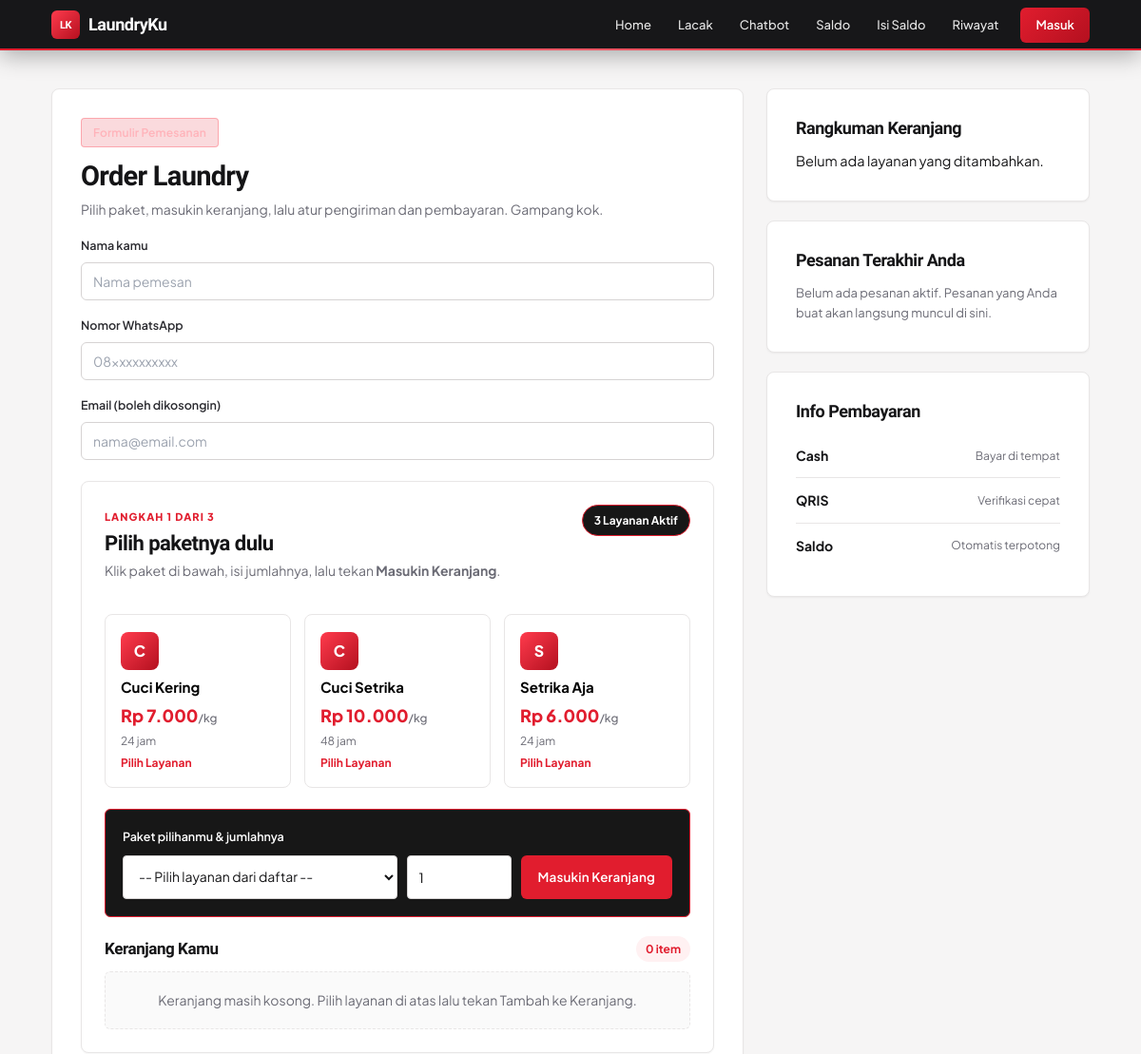
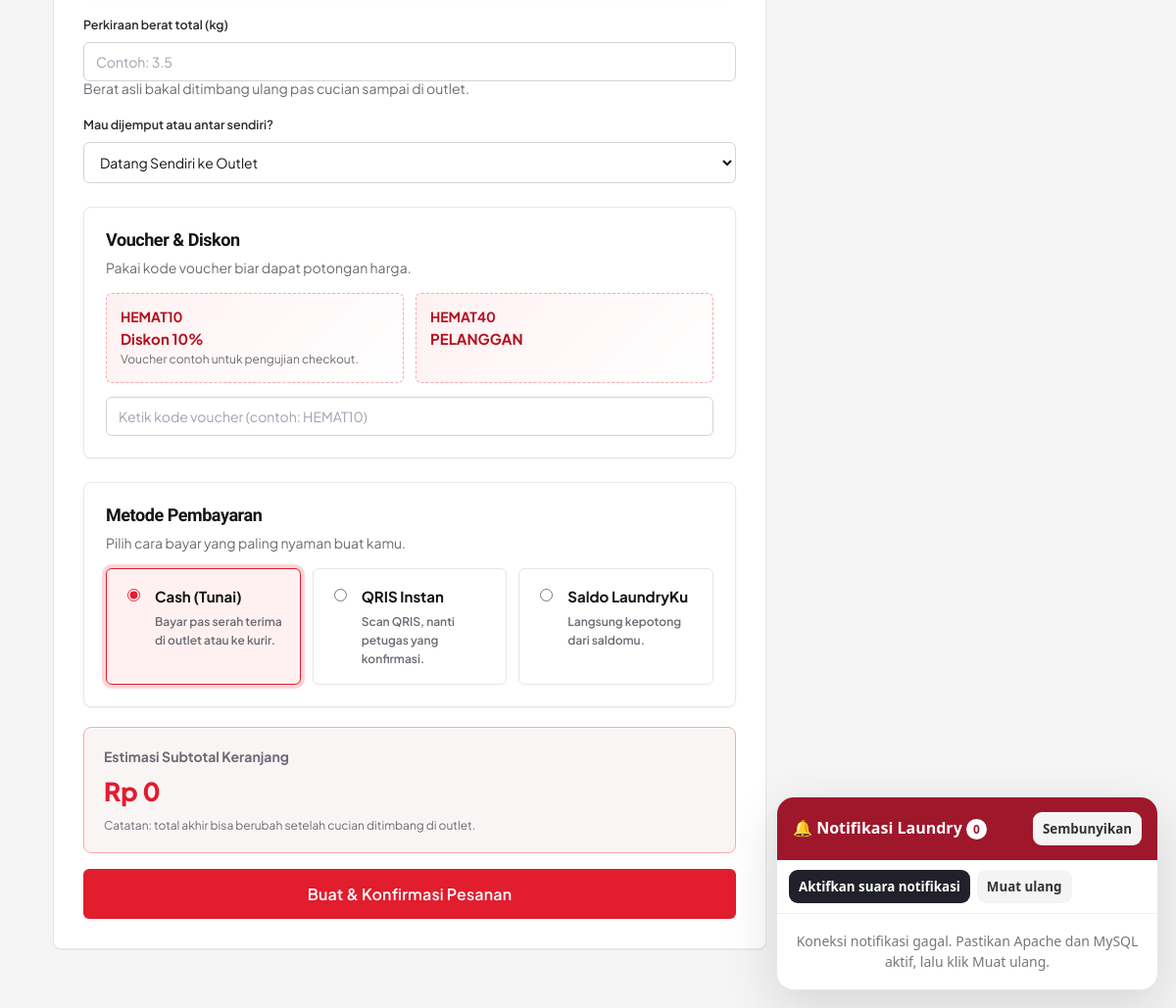
Page /laundry/pesan.php on the committed database (2 pictures, top to bottom).
### tables this page shows
CREATE TABLE `layanan` (
  `id_layanan` int(11) NOT NULL,
  `nama_layanan` varchar(100) NOT NULL,
  `harga` decimal(12,2) NOT NULL DEFAULT 0.00,
  `satuan` varchar(30) DEFAULT 'kg',
  `estimasi_jam` int(11) DEFAULT 24,
  `deskripsi` text DEFAULT NULL,
  `status` enum('aktif','nonaktif') DEFAULT 'aktif',
  `created_at` timestamp NOT NULL DEFAULT current_timestamp()
);

CREATE TABLE `voucher` (
  `id_voucher` int(11) NOT NULL,
  `kode` varchar(50) NOT NULL,
  `nama` varchar(100) NOT NULL,
  `deskripsi` text DEFAULT NULL,
  `jenis_diskon` enum('persen','nominal') DEFAULT 'nominal',
  `nilai_diskon` decimal(12,2) DEFAULT 0.00,
  `minimal_transaksi` decimal(12,2) DEFAULT 0.00,
  `maksimal_diskon` decimal(12,2) DEFAULT NULL,
  `tanggal_mulai` datetime NOT NULL,
  `tanggal_berakhir` datetime NOT NULL,
  `syarat_topup` decimal(12,2) DEFAULT 0.00,
  `status` enum('aktif','nonaktif') DEFAULT 'aktif'
);

### laundry/pesan.php (the view, shortened to what this page needs)
<?php
require_once __DIR__ . '/config/koneksi.php';
$conn->query("CREATE TABLE IF NOT EXISTS tarif_antar_jemput (id_tarif INT AUTO_INCREMENT PRIMARY KEY, jarak_min DECIMAL(6,2) NOT NULL DEFAULT 0, jarak_max DECIMAL(6,2) NOT NULL DEFAULT 0, minimal_kg DECIMAL(6,2) NOT NULL DEFAULT 0, tarif DECIMAL(12,2) NOT NULL DEFAULT 0, status VARCHAR(20) NOT NULL DEFAULT 'aktif') ENGINE=InnoDB DEFAULT CHARSET=utf8mb4");
$cntTarif=$conn->query("SELECT COUNT(*) c FROM tarif_antar_jemput");
if($cntTarif&&(int)$cntTarif->fetch_assoc()['c']===0){
  $conn->query("INSERT INTO tarif_antar_jemput(jarak_min,jarak_max,minimal_kg,tarif,status) VALUES (0,3,2,5000,'aktif'),(3,6,3,8000,'aktif'),(6,10,5,12000,'aktif')");
}
$sessUser=null;
function rupiah($n){return 'Rp '.number_format((float)$n,0,',','.');}
$layananRows=$conn->query("SELECT * FROM layanan WHERE LOWER(TRIM(status))='aktif' ORDER BY id_layanan")->fetch_all(MYSQLI_ASSOC);
$vouchers=$conn->query("SELECT * FROM voucher WHERE status='aktif' AND tanggal_mulai<=NOW() AND tanggal_berakhir>=NOW() ORDER BY id_voucher")->fetch_all(MYSQLI_ASSOC);
$myOrders=[];
?>
<!doctype html>
<html lang="id">
<head>
  <link rel="stylesheet" href="assets/css/style.css">
  <link rel="stylesheet" href="assets/css/theme-pro.css?v=3">
</head>
<body>
<nav class="public-nav">
  <div class="nav-inner">
    <a class="brand" href="index.php">LaundryKu</a>
    <div class="nav-links">
      <a href="index.php">Home</a>
      <a href="tracking.php">Lacak</a>
      <a href="chatbot.php">Chatbot</a>
      <a href="saldo.php">Saldo</a>
      <a href="topup.php">Isi Saldo</a>
      <a href="riwayat.php">Riwayat</a>
      <?php if($sessUser): ?>
        <a href="pelanggan/index.php">Dashboard</a>
        <a href="auth/logout.php" class="admin-link">Keluar</a>
      <?php else: ?>
        <a href="auth/login.php" class="admin-link">Masuk</a>
      <?php endif; ?>
    </div>
  </div>
</nav>
<main class="container">
  <div class="order-layout">
    <div class="panel">
      <span class="pill">Formulir Pemesanan</span>
      <h1 style="margin:12px 0 6px">Order Laundry</h1>
      <p class="muted">Pilih paket, masukin keranjang, lalu atur pengiriman dan pembayaran. Gampang kok.</p>
      <form method="post" id="orderForm">
        <label for="nama">Nama kamu</label>
        <input id="nama" name="nama" required value="<?=htmlspecialchars($_POST['nama']??($sessUser['nama']??''))?>" placeholder="Nama pemesan">
        <label for="no_hp">Nomor WhatsApp</label>
        <input id="no_hp" name="no_hp" required inputmode="tel" value="<?=htmlspecialchars($_POST['no_hp']??($sessUser['no_hp']??''))?>" placeholder="08xxxxxxxxxx">
        <label for="email">Email (boleh dikosongin)</label>
        <input id="email" type="email" name="email" value="<?=htmlspecialchars($_POST['email']??($sessUser['email']??''))?>" placeholder="nama@email.com">
        <div class="cart-builder service-picker-panel">
          <div class="service-picker-heading">
            <div>
              <span class="section-kicker">LANGKAH 1 DARI 3</span>
              <h2>Pilih paketnya dulu</h2>
              <p class="muted">Klik paket di bawah, isi jumlahnya, lalu tekan <b>Masukin Keranjang</b>.</p>
            </div>
            <span class="service-count"><?=count($layananRows)?> Layanan Aktif</span>
          </div>
          <?php if(count($layananRows) > 0): ?>
            <div class="service-choice-grid" id="serviceChoiceGrid">
              <?php foreach($layananRows as $x): ?>
                <button type="button" class="service-choice" data-service-id="<?=$x['id_layanan']?>" aria-pressed="false" onclick="chooseService('<?=$x['id_layanan']?>')">
                  <span class="service-choice-icon" aria-hidden="true"><?=htmlspecialchars(mb_strtoupper(mb_substr($x['nama_layanan'], 0, 1)))?></span>
                  <span class="service-choice-name"><?=htmlspecialchars($x['nama_layanan'])?></span>
                  <strong class="service-choice-price"><?=rupiah($x['harga'])?><small>/<?=htmlspecialchars($x['satuan'])?></small></strong>
                  <?php if(isset($x['estimasi_jam'])): ?>
                    <span class="service-choice-time"><?=$x['estimasi_jam']?> jam</span>
                  <?php endif; ?>
                  <span class="service-choice-check">Pilih Layanan</span>
                </button>
              <?php endforeach; ?>
            </div>
            <div class="service-select-row">
              <label for="servicePicker">Paket pilihanmu & jumlahnya</label>
              <div class="add-row">
                <select id="servicePicker" required>
                  <option value="">-- Pilih layanan dari daftar --</option>
                </select>
                <input type="number" id="qtyPicker" min="0.1" step="0.1" value="1" aria-label="Jumlah layanan" placeholder="Qty">
                <button type="button" class="btn" onclick="addToCart()">Masukin Keranjang</button>
              </div>
            </div>
          <?php else: ?>
            <div class="cart-empty">Belum ada layanan aktif yang dapat dipilih saat ini.</div>
          <?php endif; ?>
          <div class="cart-heading">
            <h3>Keranjang Kamu</h3>
            <span id="cartCount">0 item</span>
          </div>
          <div id="cartEmpty" class="cart-empty muted">
            Keranjang masih kosong. Pilih layanan di atas lalu tekan Tambah ke Keranjang.
          </div>
        </div>
        <label for="berat">Perkiraan berat total (kg)</label>
        <input type="number" step="0.1" min="0.1" name="berat_estimasi" id="berat" required value="<?=htmlspecialchars($_POST['berat_estimasi']??'')?>" placeholder="Contoh: 3.5">
        <small class="muted" style="display:block;margin-top:-4px;margin-bottom:12px">Berat asli bakal ditimbang ulang pas cucian sampai di outlet.</small>
        <label for="metode">Mau dijemput atau antar sendiri?</label>
        <select name="metode_pengiriman" id="metode">
          <option value="datang_sendiri" <?=(($_POST['metode_pengiriman']??'')==='datang_sendiri'?'selected':'')?>>Datang Sendiri ke Outlet</option>
        </select>
        <section id="voucher" class="checkout-box">
          <h2>Voucher & Diskon</h2>
          <p class="muted">Pakai kode voucher biar dapat potongan harga.</p>
          <?php if(count($vouchers) > 0): ?>
            <div class="voucher-list">
              <?php foreach($vouchers as $v): ?>
                <button type="button" class="voucher-card" onclick="useVoucher('<?=htmlspecialchars($v['kode'],ENT_QUOTES)?>')">
                  <b><?=htmlspecialchars($v['kode'])?></b>
                  <strong><?=htmlspecialchars($v['nama'])?></strong>
                  <span><?=htmlspecialchars($v['deskripsi'])?></span>
                </button>
              <?php endforeach; ?>
            </div>
          <?php endif; ?>
          <input name="kode_voucher" id="kodeVoucher" placeholder="Ketik kode voucher (contoh: HEMAT10)" value="<?=htmlspecialchars($_POST['kode_voucher']??'')?>">
        </section>
        <section id="pembayaran" class="checkout-box">
          <h2>Metode Pembayaran</h2>
          <p class="muted">Pilih cara bayar yang paling nyaman buat kamu.</p>
          <div class="payment-grid">
            <label class="pay-option">
              <input type="radio" name="metode_bayar" value="cash" <?=(($_POST['metode_bayar']??'cash')==='cash'?'checked':'')?>>
              <span>
                <b>Cash (Tunai)</b>
                <small>Bayar pas serah terima di outlet atau ke kurir.</small>
              </span>
            </label>
            <label class="pay-option">
              <input type="radio" name="metode_bayar" value="qris" <?=(($_POST['metode_bayar']??'')==='qris'?'checked':'')?>>
              <span>
                <b>QRIS Instan</b>
                <small>Scan QRIS, nanti petugas yang konfirmasi.</small>
              </span>
            </label>
            <label class="pay-option">
              <input type="radio" name="metode_bayar" value="saldo" <?=(($_POST['metode_bayar']??'')==='saldo'?'checked':'')?>>
              <span>
                <b>Saldo LaundryKu</b>
                <small>Langsung kepotong dari saldomu.</small>
              </span>
            </label>
          </div>
        </section>
        <div class="summary">
          <b>Estimasi Subtotal Keranjang</b>
          <div id="totalPreview">Rp 0</div>
          <p>Catatan: total akhir bisa berubah setelah cucian ditimbang di outlet.</p>
        </div>
        <button class="btn full" type="submit" style="font-size:16px;padding:15px">
          Buat & Konfirmasi Pesanan
        </button>
      </form>
    </div>
    <aside>
      <div class="panel">
        <h2 style="font-size:18px;margin-bottom:12px">Rangkuman Keranjang</h2>
        <div id="sideCart" class="side-cart">Belum ada layanan yang ditambahkan.</div>
      </div>
      <div class="panel" id="pesanan-saya" style="margin-top:20px">
        <h2 style="font-size:18px;margin-bottom:12px">Pesanan Terakhir Anda</h2>
        <?php if(!$myOrders): ?>
          <p class="muted" style="margin:0;font-size:13px">Belum ada pesanan aktif. Pesanan yang Anda buat akan langsung muncul di sini.</p>
        <?php endif; ?>
      </div>
      <div class="panel" style="margin-top:20px">
        <h2 style="font-size:18px;margin-bottom:12px">Info Pembayaran</h2>
        <div class="method-line">
          <b>Cash</b>
          <span>Bayar di tempat</span>
        </div>
        <div class="method-line">
          <b>QRIS</b>
          <span>Verifikasi cepat</span>
        </div>
        <div class="method-line">
          <b>Saldo</b>
          <span>Otomatis terpotong</span>
        </div>
      </div>
    </aside>
  </div>
</main>
</body>
</html>

### laundry/assets/css/theme-pro.css (style rules this page uses)
:root { --brand: #e11d2e; --brand-dark: #b4101f; --brand-light: #fff1f2; --brand-glow: rgba(225, 29, 46, .18); --brand-border: #f9a8ae; --ink: #141416; --ink-deep: #09090b; --ink-soft: #2b2b30; --muted: #6b6b75; --muted-light: #9a9aa5; --line: #e8e6e6; --line-dark: #2a2a2f; --canvas: #f6f5f5; --surface: #fff; --shadow-sm: 0 1px 3px rgba(9, 9, 11, .06); --shadow-md: 0 8px 20px rgba(9, 9, 11, .08); --shadow-lg: 0 18px 40px rgba(9, 9, 11, .13); --shadow-brand: 0 10px 26px rgba(225, 29, 46, .32); --radius-md: 12px; --radius-lg: 16px; --radius-xl: 22px; }
body { font-family: 'Plus Jakarta Sans', system-ui, 'Segoe UI', sans-serif; background: var(--canvas); color: var(--ink); }
h1, h2, h3, .brand, .side-brand, .service-price, .admin-stat strong, .stat strong, .cashier-stat strong { font-family: 'Bricolage Grotesque', 'Plus Jakarta Sans', sans-serif; letter-spacing: -.025em; }
.public-nav { background: rgba(9, 9, 11, .94); border-bottom: 0; box-shadow: 0 6px 24px rgba(0, 0, 0, .3); }
.public-nav::after { content: ""; position: absolute; left: 0; right: 0; bottom: 0; height: 3px; background: linear-gradient(90deg, #e11d2e, #ff5a67 50%, #e11d2e); }
.brand { color: #fff !important; font-size: 22px; }
.brand::before { background: linear-gradient(135deg, #ff3b4d, #b4101f); border-radius: 11px; box-shadow: var(--shadow-brand); }
.nav-links a { color: #d6d6dc; border-radius: 999px; font-weight: 600; }
.nav-links .admin-link { background: var(--brand); color: #fff; box-shadow: 0 4px 14px rgba(225, 29, 46, .4); }
.btn, .primary-btn, .small-btn.primary, .cashier-btn, .manage-submit { background: linear-gradient(135deg, #f0283a, #c4111f); color: #fff; border: 0; border-radius: 999px; font-weight: 700; box-shadow: 0 6px 16px rgba(225, 29, 46, .3); transition: transform .15s, box-shadow .2s; }
.pill { background: rgba(225, 29, 46, .16); color: #ffb3ba; border: 1px solid rgba(255, 90, 103, .4); border-radius: 999px; font-weight: 600; }
.service-card, .feature-card, .panel, .admin-card, .quick-card, .history-card, .track-box, .checkout-box, .manage-panel, .cashier-panel { background: var(--surface); border: 1px solid var(--line); border-radius: var(--radius-lg); box-shadow: var(--shadow-sm); }
.service-icon, .service-choice-icon { background: linear-gradient(135deg, #ff3b4d, #b4101f); color: #fff; border-radius: 14px; box-shadow: 0 6px 16px rgba(225, 29, 46, .3); }
.service-choice.selected, .pay-option:has(input:checked) { border-color: var(--brand); background: var(--brand-light); box-shadow: 0 0 0 4px var(--brand-glow); }
.voucher-card { background: linear-gradient(135deg, #fff1f2, #fff); border: 1.5px dashed var(--brand-border); }
.voucher-card b, .voucher-card strong { color: var(--brand-dark); }
input, select, textarea { border: 1.5px solid #dcdada; border-radius: 12px; background: #fff; }
:root { --radius-sm: 4px; --radius-md: 6px; --radius-lg: 8px; --radius-xl: 10px; --shadow-sm: 0 1px 2px rgba(9,9,11,.05); --shadow-md: 0 4px 12px rgba(9,9,11,.07); --shadow-lg: 0 10px 26px rgba(9,9,11,.10); }
body { font-size: 14.5px; line-height: 1.6; }
h1, h2, h3 { font-weight: 700; }
.nav-inner { padding: 8px 24px; max-width: 1140px; }
.public-nav::after { height: 2px; }
.brand { font-size: 18px; gap: 9px; }
.brand::before { width: 30px; height: 30px; font-size: 11px; border-radius: 6px; box-shadow: none; }
.nav-links { gap: 2px; }
.nav-links a { padding: 7px 13px; font-size: 13px; border-radius: 6px; font-weight: 500; }
.nav-links .admin-link { margin-left: 8px; border-radius: 6px; box-shadow: none; font-weight: 600; }
.btn, .primary-btn, .small-btn, .cashier-btn, .manage-submit, .danger-btn, .outline-btn { border-radius: 6px; font-size: 13.5px; font-weight: 600; padding: 10px 20px; letter-spacing: .01em; box-shadow: none; background-image: none; }
.btn, .primary-btn, .small-btn.primary, .cashier-btn, .manage-submit { background: var(--brand); }
.pill { font-size: 12px; padding: 5px 12px; border-radius: 4px; }
.service-icon, .service-choice-icon { width: 40px; height: 40px; border-radius: 8px; box-shadow: none; font-size: 16px; }
label { font-size: 12.5px; font-weight: 600; color: var(--ink-soft); }
input, select, textarea { border-radius: 6px; padding: 10px 12px; font-size: 14px; border: 1px solid #d6d3d3; }
.table-wrap, .panel, .checkout-box, .admin-card, .manage-panel, .cashier-panel, .track-box { border-radius: 8px; }

### rows in the picture
layanan: nama_layanan "C", nama_layanan "Cuci Kering", harga "Rp 7.000", satuan "kg", estimasi_jam "24"
layanan: nama_layanan "C", nama_layanan "Cuci Setrika", harga "Rp 10.000", satuan "kg", estimasi_jam "48"
layanan: nama_layanan "S", nama_layanan "Setrika Aja", harga "Rp 6.000", satuan "kg", estimasi_jam "24"
voucher: kode "HEMAT10", nama "Diskon 10%", deskripsi "Voucher contoh untuk pengujian checkout."
voucher: kode "HEMAT40", nama "PELANGGAN"

### other values in the picture
count($layananRows) "3"
